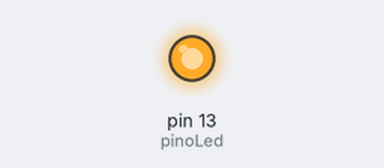
This sketch was run on a simulated Arduino Uno, built with avr-gcc and run on an emulated ATmega328P. Parts: output pins drawn as LEDs (lit = HIGH).

Above: at 0.1 s.
Timing chart, 0 to 1.6 s (numbered marks = the images above):
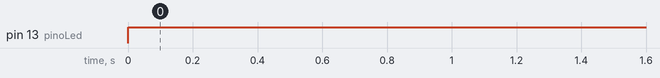

Measured:
- by itself, pin 13 (pinoLed): LOW → HIGH at 0.00 s

The sketch:

selecao.ino
```cpp
int pinoLed = 13;

void setup()
{
  pinMode(pinoLed, OUTPUT);
}

void loop()
{

  /*

  Se o pinoLed for igual a 13 > faça

  	ligue o pinoLed

  termine

  Senão > faça

  	desligue o pinoLed

  termine

  */

  // início da condição com o if (se)
  if (pinoLed == 13)
  {
    // executa essa linha se verdade
    digitalWrite(pinoLed, HIGH);
  }
  else
  {

    // senão execute essa
    digitalWrite(pinoLed, LOW);
  }
}
```
